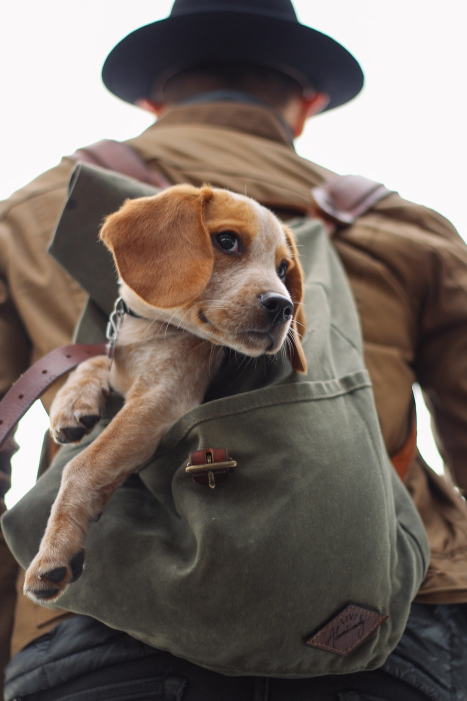
#> input picture DATA/dog_backpack.jpg, 934 x 1401 px, found by its file name (shown at 1/2 size)
$ python masking.py
#> lines starting #> are read from the running program, lines starting #| are printed output that depends on the picture
#> further down, img1 is the input picture: shape (1401, 934, 3); mean B, G, R 99.5, 106.7, 118.1
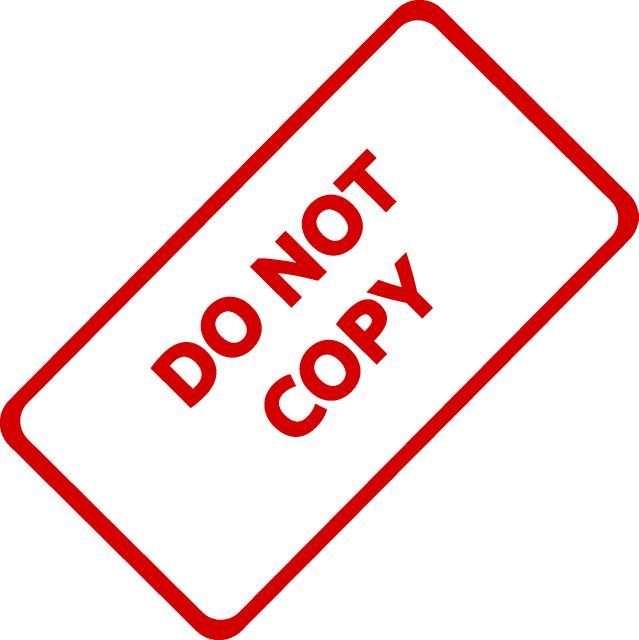
#> input picture DATA/watermark_no_copy.png, 1277 x 1280 px, found by its file name (shown at 1/2 size)
#> further down, img2 is the input picture: shape (1280, 1277, 3); mean B, G, R 226.7, 226.7, 250.2
import cv2
import numpy as np
import matplotlib.pyplot as plt


def resizeSmall(imgLarge, imgSmall):
    img = imgSmall
    if not ((imgLarge.shape[0] > imgSmall.shape[0]) and (imgLarge.shape[1] > imgSmall.shape[1])):
        while not ((imgLarge.shape[0] > imgSmall.shape[0]) and (imgLarge.shape[1] > imgSmall.shape[1])):
            nsize = [int(imgSmall.shape[0]*0.4), int(imgSmall.shape[1]*0.4)]
            imgSmall = cv2.resize(imgSmall, dsize=nsize)
#> this loop made 1 pass
#> pass 1, in resizeSmall, `imgSmall = cv2.resize(imgSmall, dsize=nsize)`:
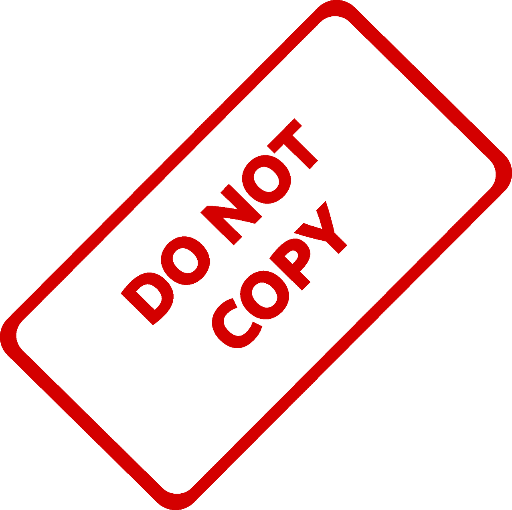
#> imgSmall: shape (510, 512, 3); mean of channels 0, 1, 2 226.7, 226.7, 250.2; drawn as B, G, R
        img = imgSmall
    return img


def maskSmall(img):
    img2gray = cv2.cvtColor(img, cv2.COLOR_RGB2GRAY)
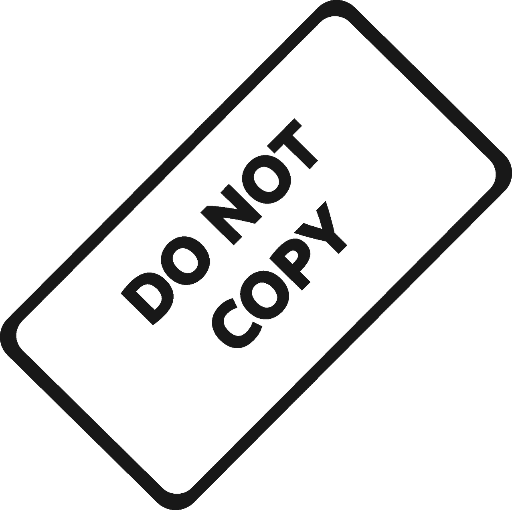
#> img2gray: shape (510, 512); min 23, max 255, mean 229.4
    cv2.imshow('img2gray', img2gray)
    mask_inv = cv2.bitwise_not(img2gray)
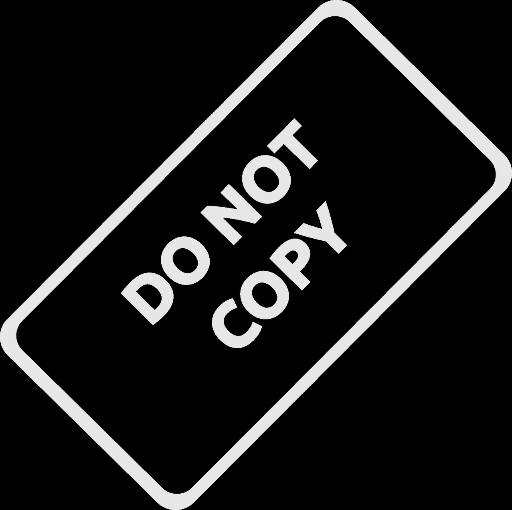
#> mask_inv: shape (510, 512); min 0, max 232, mean 25.6
    cv2.imshow('mask_inv', mask_inv)
    fg = cv2.bitwise_or(img, img, mask=mask_inv)
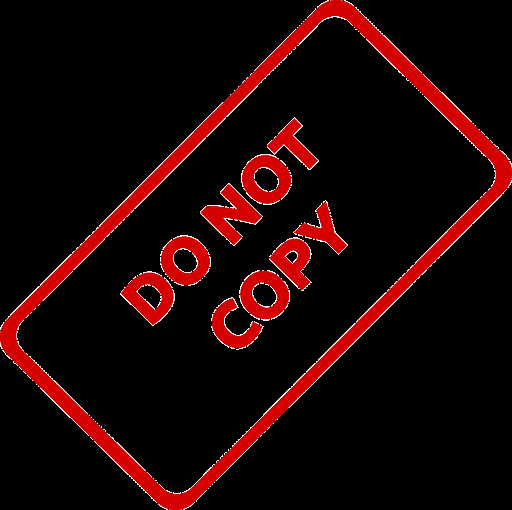
#> fg: shape (510, 512, 3); mean of channels 0, 1, 2 4.3, 4.3, 27.8; drawn as B, G, R
    cv2.imshow('fg', fg)
    return fg


def logoRegionOfInterest(imgLarge, imgSmall):
    #cv2.imshow('imgLarge', imgLarge)
    #cv2.imshow('imgSmall', imgSmall)
    # Region of interest naj bo zgornji desni kot
    roi = imgLarge[0:imgSmall.shape[0],
                   imgLarge.shape[1]-imgSmall.shape[1]:imgLarge.shape[1]]
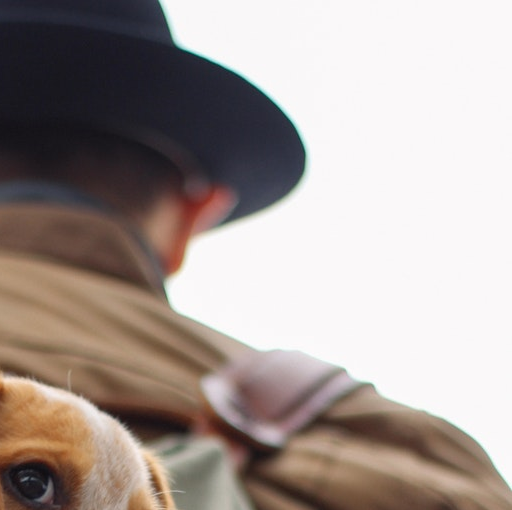
#> roi: shape (510, 512, 3); mean B, G, R 151.6, 156.2, 167.1
    cv2.imshow('roi', roi)
    final_rio = cv2.bitwise_or(roi, imgSmall)
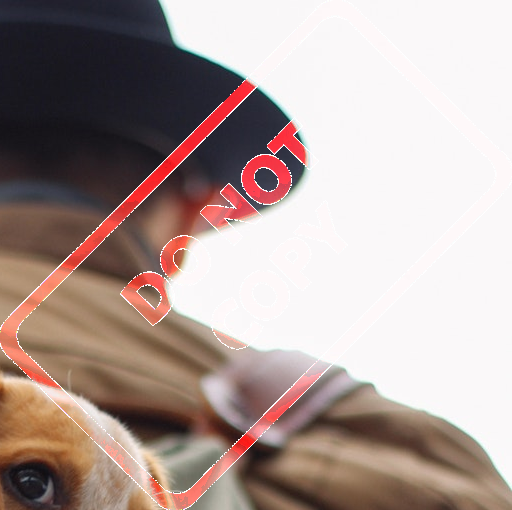
#> final_rio: shape (510, 512, 3); mean B, G, R 153, 157.6, 175
    cv2.imshow('final_rio', final_rio)
    imgLarge[0:imgSmall.shape[0],
             imgLarge.shape[1]-imgSmall.shape[1]:imgLarge.shape[1]] = final_rio
    return imgLarge


img1 = cv2.imread("..\data\dog_backpack.jpg")
img2 = cv2.imread("../data/watermark_no_copy.png")


img2resized = resizeSmall(img1, img2)

img2log = maskSmall(img2resized)
outImg = logoRegionOfInterest(img1, img2log)
cv2.imshow('outImg', outImg)

cv2.waitKey(0)
